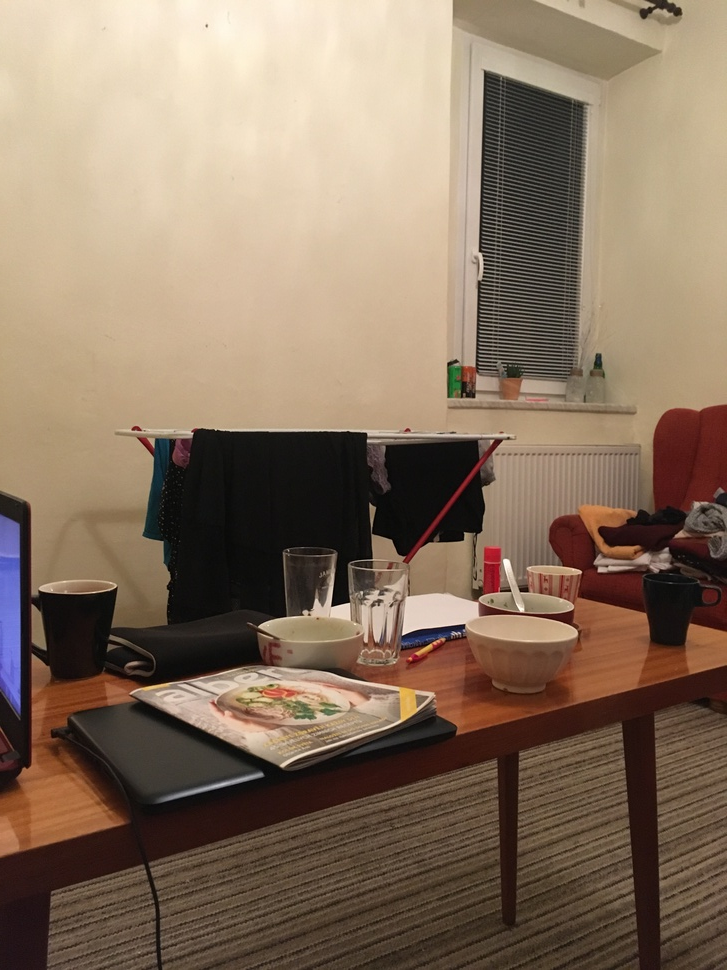
//> input picture 2_semestr/MUL/Proj1/images/diffrent.jpg, 727 x 970 px, shrunk from 3024 x 4032 before the run
$ ./mt05 ../../MUL/Proj1/images/diffrent.jpg 2 3   (built with g++ and OpenCV 4)
//> lines starting //> are read from the running program, lines starting //| are printed output that depends on the picture; after the words box and inside, x2 and y2 are one past the last pixel; in counts of white or black regions, pixels touching at a corner belong together
//> further down, src_rgb is the input picture: 970 rows x 727 cols, CV_8UC3; mean B, G, R 96.2, 115.4, 135.9
//> in main, `cv::cvtColor( src_rgb, src_gray, CV_BGR2GRAY );`:
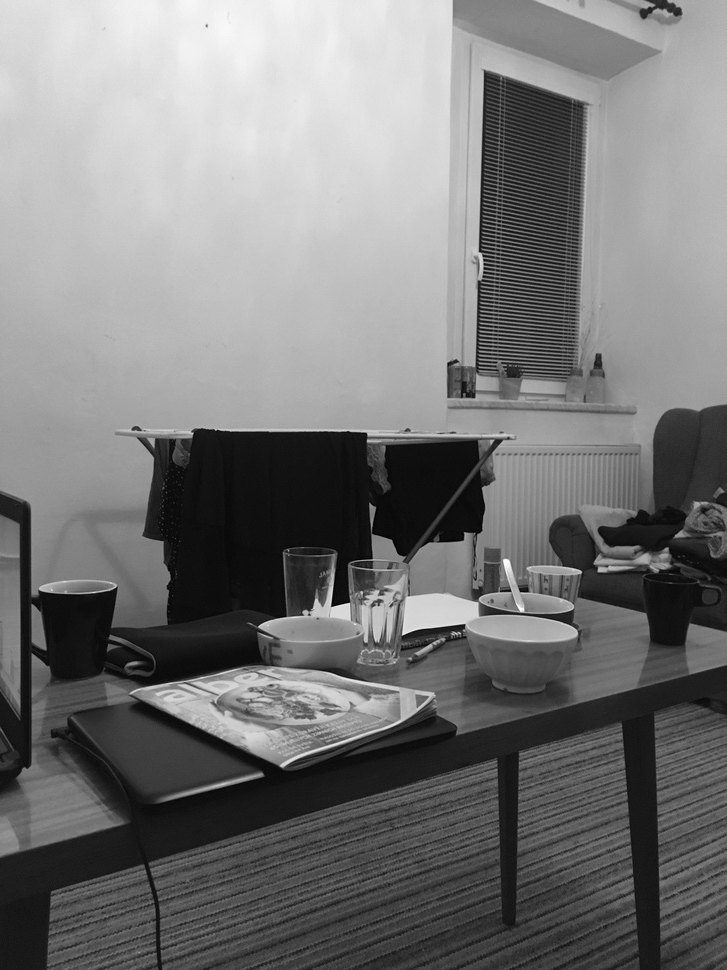
//> src_gray: 970 rows x 727 cols, CV_8UC1; min 1, max 254, mean 119.3
#include <stdio.h>
#include <stdlib.h>
#include <string.h>
#include <iostream>

#include <opencv2/imgproc/imgproc.hpp>
#include <opencv2/highgui/highgui.hpp>


//  Funkce pro generování šumu typu pepř a sůl.
//  Parametr pokrytí udává, jaké procento pixelů v obraze bude šumem zkresleno a je v rozsahu 0.0-1.0.
void peprAsul( const cv::Mat& src, cv::Mat& dst, float pokryti )
{
//> called with pokryti = 2
	dst = src.clone();
	// Na náhodné pozice v obraze vygenerujte šum typu pepř a sůl.
	// Množství zašuměných pixelů musí odpovídat pokryti
	/*  Working area - begin */
    int counter = 0;
    cv::RNG randomChooser;
    int balance[src.cols * src.rows];

    for (int i=0; i < src.rows; ++i){
        for (int j=0; j < src.cols; ++j){
            if (randomChooser.uniform(0.f,1.f) <= pokryti){
                balance[counter] = 1;
            }
            else{
                balance[counter] = 0;
            }
            counter += 1;
        }
    }
//> after the loop, counter = 705190

    counter = 0;
    for (int i=0; i < src.rows; ++i){
        for (int j=0; j < src.cols; ++j){
            if (1 == balance[counter]){
                if (randomChooser.uniform(0.f,1.f) <= 0.5){
                    dst.at<unsigned char>(i,j) = int(0);
                }
                else{
                    dst.at<unsigned char>(i,j) = int(255);
                }
            }
            counter += 1;
        }
    }
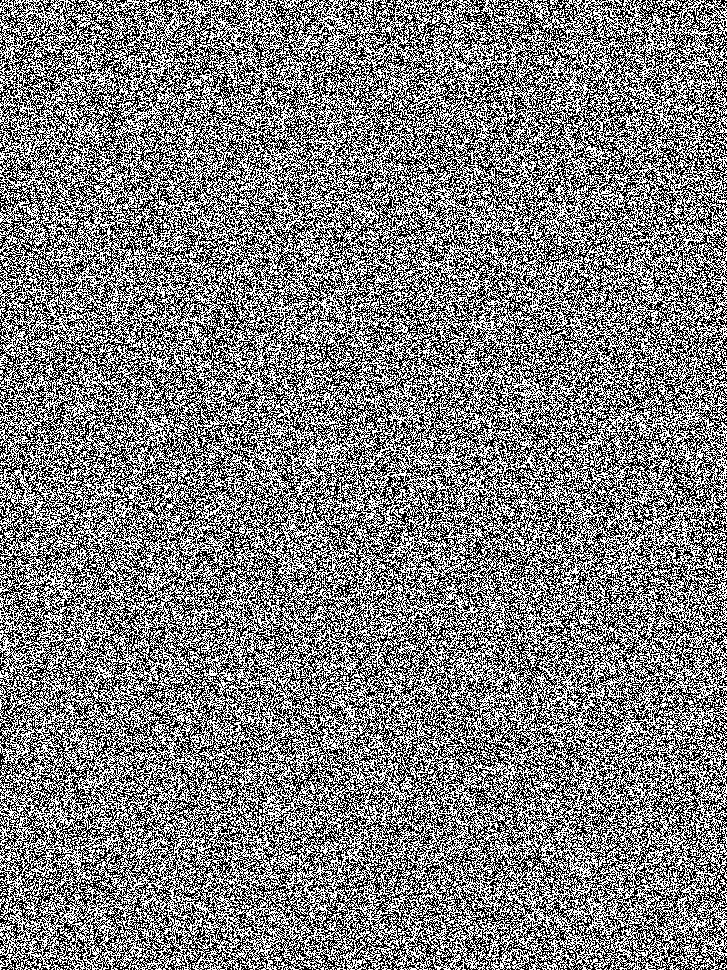
//> dst: 970 rows x 727 cols, CV_8UC1; 50% white in thin lines or dots
//> after the loop, counter = 705190
	/*  Working area - end */
}


//  Funkce pro filtraci obrazu pomocí mediánového filtru.
//     - velikost filtru v pixelech

void median( const cv::Mat& src, cv::Mat& dst, int velikost )
{
//> called with velikost = 3
	// velikost - chceme liché číslo, minimálně 3
	int stred = velikost/2;
	stred = MAX(1,stred);
	velikost = 2*stred+1;

	// zvětšíme obraz a okopírujeme krajní hodnoty do okrajů
	cv::Mat srcBorder;
	copyMakeBorder( src, srcBorder, stred, stred, stred, stred, cv::BORDER_REPLICATE );
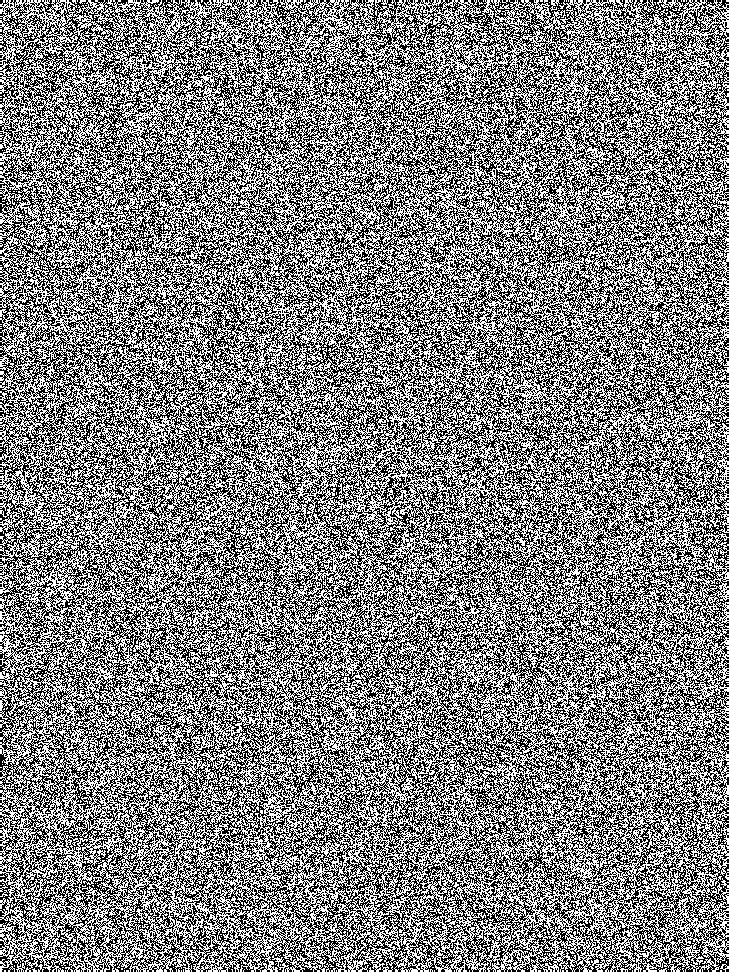
//> srcBorder: 972 rows x 729 cols, CV_8UC1; 50% white in thin lines or dots

	// připravíme výstupní obraz
	dst = cv::Mat( src.size(), src.type() );

	// implementujte ručně mediánový filtr, výsledek uložte do výstupního obrazu dst
	// k řazení lze využít funkce std::sort()
	/*  Working area - begin */
    int index = 0;
    int size = velikost * velikost;
    int balance[size];

    for (int i=0; i < dst.rows; ++i){
        for (int j=0; j < dst.cols; ++j){

            int counter = 0;
            for (int k = 0; k < velikost; ++k)
            {
                for (int p = 0; p < velikost; ++p)
                {
                    balance[counter] = srcBorder.at<unsigned char>(i+k, j+p);
                    counter += 1;
                }
            }

            std::sort(balance, balance+size);
            index = (velikost*velikost)/2;
            dst.at<unsigned char>(i,j) = int(balance[index]);
        }
    }
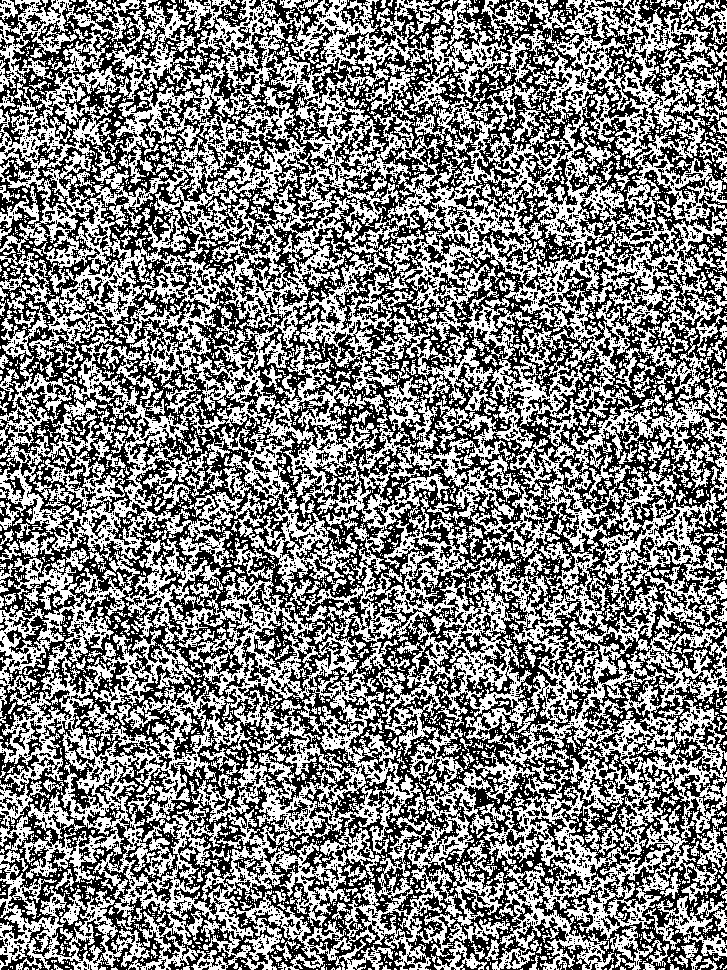
//> dst: 970 rows x 727 cols, CV_8UC1; 50% white; 4393 white regions (3806 under 20 px), largest, box (x1, y1, x2, y2) and area: (0, 0, 727, 940) 192580, (128, 352, 727, 970) 63965, (300, 377, 536, 741) 19584
//> after the loop, index = 4
	/*  Working area - end */

	return;
}


/* Vyhodnocení/porovnání výsledku s referenčním obrazem. */
void checkDifferences( const cv::Mat test, const cv::Mat ref, std::string tag, bool save = false);


//---------------------------------------------------------------------------
//---------------------------------------------------------------------------

//
// Examples of input parameters
// ./mt-05 ../../data/garden.png 0.05 7

int main(int argc, char* argv[])
{
    std::string img_path = "";
	float noise_amount = 0.05;
    int filter_size = 7;

	// check input parameters
	if( argc > 1 ) img_path = std::string( argv[1] );
	if( argc > 2 ) noise_amount = atof( argv[2] );
	if( argc > 3 ) filter_size = atoi( argv[3] );

	// load testing images
	cv::Mat src_rgb = cv::imread( img_path );

	// check testing images
	if( src_rgb.empty() ) {
		std::cout << "Failed to load image: " << img_path << std::endl;
		return -1;
	}

	cv::Mat src_gray;
	cv::cvtColor( src_rgb, src_gray, CV_BGR2GRAY );

	//---------------------------------------------------------------------------

	cv::Mat zasum, medi, medi_ref;

	peprAsul( src_gray, zasum, noise_amount );

	median( zasum, medi, filter_size );
	cv::medianBlur( zasum, medi_ref, filter_size );

	// vyhodnocení
	checkDifferences( zasum, src_gray, "05_noise", true );
	checkDifferences( medi,  medi_ref, "05_median", true );
	std::cout << std::endl;

    return 0;
}
//---------------------------------------------------------------------------


void checkDifferences( const cv::Mat test, const cv::Mat ref, std::string tag, bool save )
{
//> called with tag = "05_noise", save = true
	double mav = 255., err = 255., nonzeros = 255.;
	cv::Mat diff;

	if( !test.empty() && !ref.empty() ) {
		cv::absdiff( test, ref, diff );
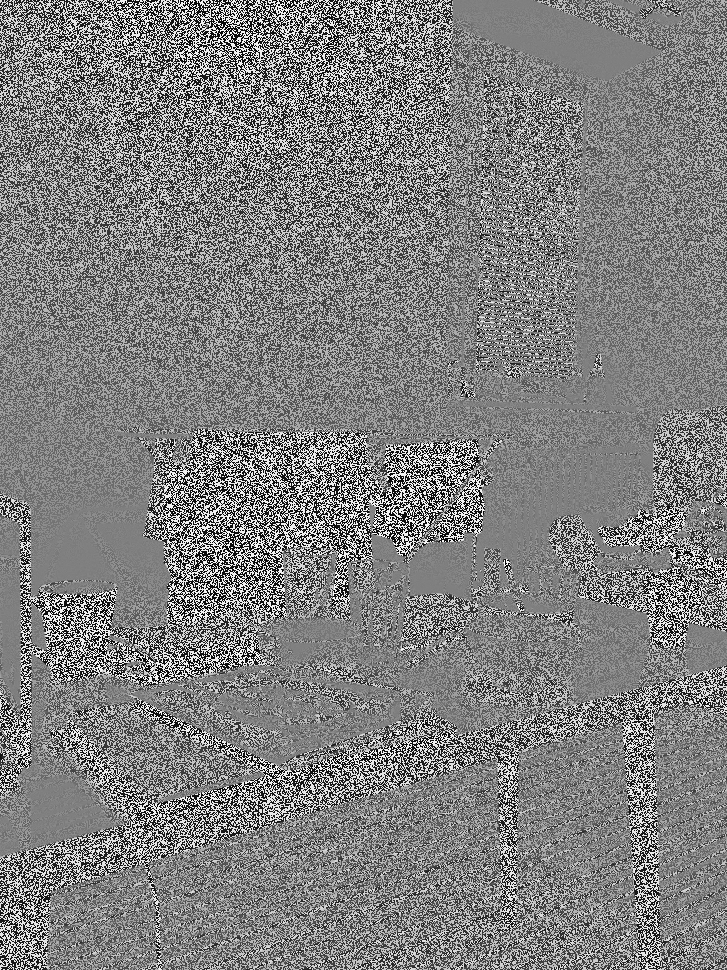
//> diff: 970 rows x 727 cols, CV_8UC1; min 1, max 254, mean 127.4
		cv::minMaxLoc( diff, NULL, &mav );
//> mav = 254
		err = ( cv::sum(diff).val[0] / (diff.rows*diff.cols) );
//> err = 127.4
		nonzeros = 1. * cv::countNonZero( diff ) / (diff.rows*diff.cols);
//> nonzeros = 1
	}

	if( save ) {
		if( !test.empty() ) { cv::imwrite( (tag+".png").c_str(), test ); }
		if( !diff.empty() ) { diff *= 255;	cv::imwrite( (tag+"_err.png").c_str(), diff ); }
//> after `diff *= 255`: diff: 970 rows x 727 cols, CV_8UC1; every value is 255
	}

	printf( "%s %.2f %.2f %.2f ", tag.c_str(), err, nonzeros, mav );
//| 05_noise 127.39 1.00 254.00
//> in checkDifferences (call 2), `cv::absdiff( test, ref, diff );`: diff: 970 rows x 727 cols, CV_8UC1; every value is 0
//| 05_median 0.00 0.00 0.00

	return;
}
